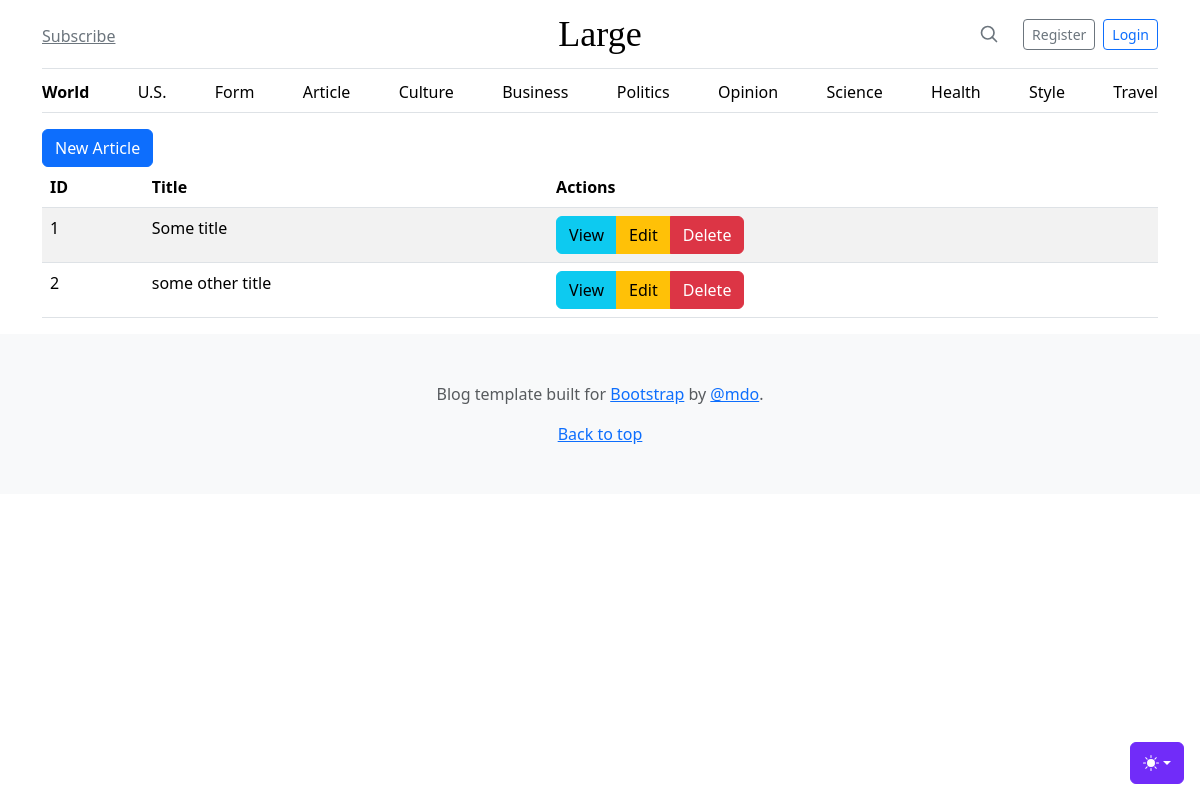
/articles, run on an earlier commit of the app's database.
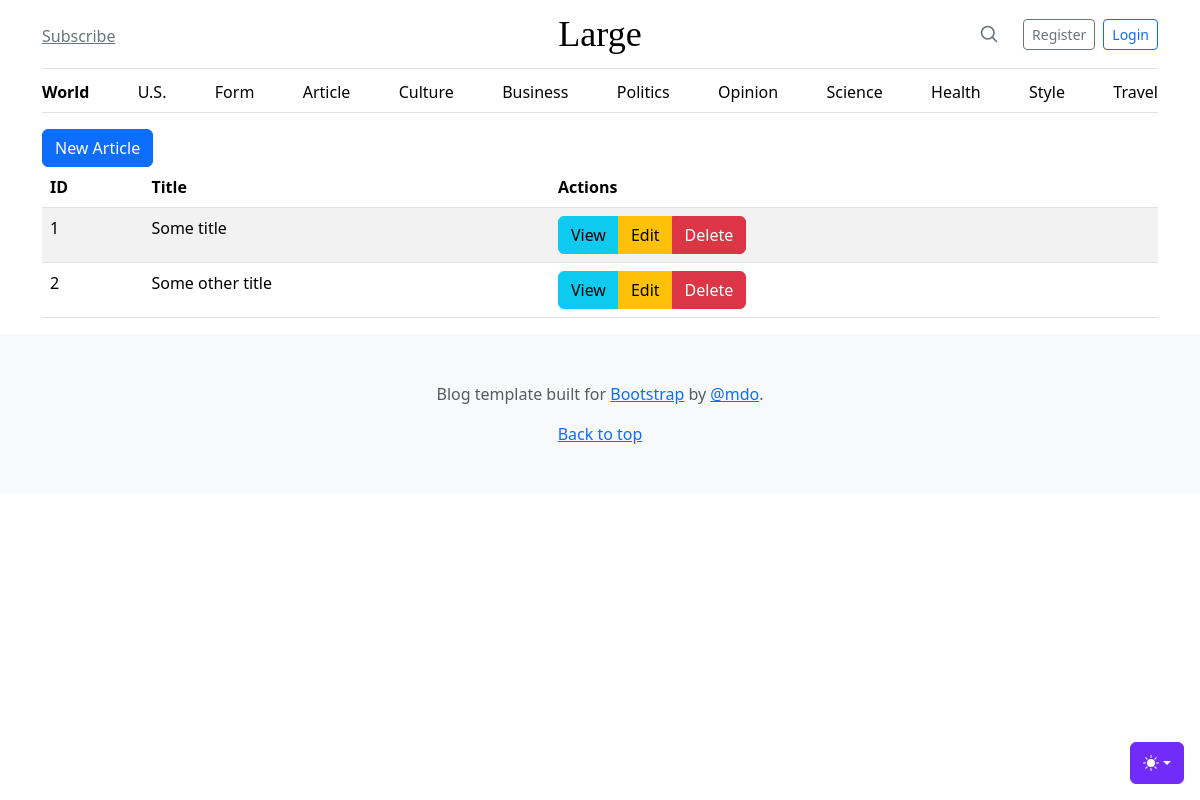
And on a later commit of the database.
### tables this page shows
CREATE TABLE articles
(
    id    integer
        constraint articles_pk
            primary key autoincrement,
    title text not null,
    body  text
);

### src/Router.php (called while the page is built, shortened)
<?php
class Router
{
    private static $routes = [];
    private $path;
    private $method;
    public function __construct($path, $method)
    {
        $this->path = parse_url($path, PHP_URL_PATH);
        $this->method = $method;
    }
    public function match()
    {
        foreach (self::$routes as $route) {
            if ($route['path'] === $this->path && $route['method'] === $this->method) {
                return $route;
            }
        }
        return false;
    }
    public static function addRoute($method, $path, $action)
    {
        self::$routes[] = ['method' => $method, 'path' => $path, 'action' => $action];
    }
}

### helpers.php (called while the page is built, shortened)
<?php
function view($viewName, $variables = [])
{
    extract($variables);
    include __DIR__ . "/views/$viewName.php";
}
function auth()
{
    return false;
}

### src/Controllers/ArticleController.php (called while the page is built, shortened)
<?php
class ArticleController
{
    public function index()
    {
        $articles = Article::all();
        view('articles/index', compact('articles'));
    }
}

### src/DB.php (called while the page is built, shortened)
<?php
class DB
{
    private $conn;
    public function __construct()
    {
        try {
            $this->conn = new PDO("sqlite:db.sqlite");
            $this->conn->setAttribute(PDO::ATTR_ERRMODE, PDO::ERRMODE_EXCEPTION);
        } catch (PDOException $e) {
            echo "Connection failed: " . $e->getMessage();
        }
    }
    public function all($table, $class)
    {
        $stmt = $this->conn->prepare("SELECT * FROM $table");
        $stmt->execute();
        $stmt->setFetchMode(PDO::FETCH_CLASS, $class);
        return $stmt->fetchAll();
    }
}

### src/Models/Model.php (called while the page is built, shortened)
<?php
abstract class Model
{
    public static $table;
    public static function all()
    {
        $db = new DB();
        return $db->all(static::$table, static::class);
    }
}

### views/articles/index.php (the view)
<?php include __DIR__ . '/../partials/header.php'; ?>
<main class="container">
    <a href="/articles/create" class="btn btn-primary">New Article</a>
    <table class="table table-striped table-hover">
        <thead>
            <th>ID</th>
            <th>Title</th>
            <th>Actions</th>
        </thead>
        <tbody>
            <?php foreach ($articles as $article): ?>
                <tr>
                    <td><?= $article->id ?></td>
                    <td><?= $article->title ?></td>
                    <td>
                        <div class="btn-group">
                            <a href="/articles/view?id=<?= $article->id ?>" class="btn btn-info">View</a>
                            <a href="/articles/edit?id=<?= $article->id ?>" class="btn btn-warning">Edit</a>
                            <a href="/articles/delete?id=<?= $article->id ?>" class="btn btn-danger">Delete</a>
                        </div>
                    </td>
                </tr>
            <?php endforeach; ?>
        </tbody>
    </table>
</main>
<?php include __DIR__ . '/../partials/footer.php'; ?>

### public/index.php (shortened to what this page needs)
<?php
require __DIR__ . '/../helpers.php';
spl_autoload_register(function ($class) {
    $class = substr($class, 4);
    $class = str_replace('\\', '/', $class);
});
$router = new App\Router($_SERVER['REQUEST_URI'], $_SERVER['REQUEST_METHOD']);
$match = $router->match();
if ($match) {
    if (is_callable($match['action'])) {
        call_user_func($match['action']);
    } else if (is_array($match['action'])) {
        $controller = new $className();
        $method = $match['action'][1];
        $controller->$method();
    }
} else {
    echo '404';
}

### views/partials/header.php (shortened to what this page needs)
<!doctype html>
<html lang="en" data-bs-theme="auto">
<head>
  <link href="/assets/dist/css/bootstrap.min.css" rel="stylesheet" />
  <link href="/blog.css" rel="stylesheet" />
</head>
<body>
  <?php include __DIR__ . '/theme-toggle.php' ?>
  <?php include __DIR__ . '/nav.php' ?>

### views/partials/theme-toggle.php (shortened to what this page needs)
<div class="dropdown position-fixed bottom-0 end-0 mb-3 me-3 bd-mode-toggle">
  <button class="btn btn-bd-primary py-2 dropdown-toggle d-flex align-items-center" id="bd-theme" type="button"
    aria-expanded="false" data-bs-toggle="dropdown" aria-label="Toggle theme (auto)">
    <svg class="bi my-1 theme-icon-active" aria-hidden="true">
      <use href="#circle-half"></use>
    </svg>
  </button>
</div>

### views/partials/nav.php (shortened to what this page needs)
<div class="container">
    <header class="border-bottom lh-1 py-3">
        <div class="row flex-nowrap justify-content-between align-items-center">
            <div class="col-4 pt-1">
                <a class="link-secondary" href="#">Subscribe</a>
            </div>
            <div class="col-4 text-center">
                <a class="blog-header-logo text-body-emphasis text-decoration-none" href="#">Large</a>
            </div>
            <div class="col-4 gap-2 d-flex justify-content-end align-items-center">
                <a class="link-secondary" href="#" aria-label="Search">
                    <svg xmlns="http://www.w3.org/2000/svg" width="20" height="20" fill="none" stroke="currentColor"
                        stroke-linecap="round" stroke-linejoin="round" stroke-width="2" class="mx-3" role="img"
                        viewBox="0 0 24 24">
                        <title>Search</title>
                        <circle cx="10.5" cy="10.5" r="7.5"></circle>
                        <path d="M21 21l-5.2-5.2"></path>
                    </svg>
                </a>
                <?php if (auth()): ?>
                    <?= auth()->email ?>
                    <a class="btn btn-sm btn-outline-primary" href="/logout">Logout</a>
                <?php else: ?>
                    <a class="btn btn-sm btn-outline-secondary" href="/register">Register</a>
                    <a class="btn btn-sm btn-outline-primary" href="/login">Login</a>
                <?php endif ?>
            </div>
        </div>
    </header>
    <div class="nav-scroller py-1 mb-3 border-bottom">
        <nav class="nav nav-underline justify-content-between">
            <a class="nav-item nav-link link-body-emphasis active" href="/">World</a>
            <a class="nav-item nav-link link-body-emphasis" href="/us">U.S.</a>
            <a class="nav-item nav-link link-body-emphasis" href="/form">Form</a>
            <a class="nav-item nav-link link-body-emphasis" href="/articles">Article</a>
            <a class="nav-item nav-link link-body-emphasis" href="#">Culture</a>
            <a class="nav-item nav-link link-body-emphasis" href="#">Business</a>
            <a class="nav-item nav-link link-body-emphasis" href="#">Politics</a>
            <a class="nav-item nav-link link-body-emphasis" href="#">Opinion</a>
            <a class="nav-item nav-link link-body-emphasis" href="#">Science</a>
            <a class="nav-item nav-link link-body-emphasis" href="#">Health</a>
            <a class="nav-item nav-link link-body-emphasis" href="#">Style</a>
            <a class="nav-item nav-link link-body-emphasis" href="#">Travel</a>
        </nav>
    </div>
</div>

### views/partials/footer.php (shortened to what this page needs)
<footer class="py-5 text-center text-body-secondary bg-body-tertiary">
  <p>
    Blog template built for
    <a href="https://getbootstrap.com/">Bootstrap</a> by
    <a href="https://x.com/mdo">@mdo</a>.
  </p>
  <p class="mb-0"><a href="#">Back to top</a></p>
</footer>
</body>
</html>

### public/blog.css (style rules this page uses)
.blog-header-logo { font-family: "Playfair Display", Georgia, "Times New Roman", serif; font-size: 2.25rem; }

### views/partials/header.php (style rules this page uses)
.bi { vertical-align: -0.125em; fill: currentColor; }
.nav-scroller { position: relative; z-index: 2; height: 2.75rem; overflow-y: hidden; }
.nav-scroller .nav { display: flex; flex-wrap: nowrap; padding-bottom: 1rem; margin-top: -1px; overflow-x: auto; text-align: center; white-space: nowrap; -webkit-overflow-scrolling: touch; }
.btn-bd-primary { --bd-violet-bg: #712cf9; --bd-violet-rgb: 112.520718, 44.062154, 249.437846; --bs-btn-font-weight: 600; --bs-btn-color: var(--bs-white); --bs-btn-bg: var(--bd-violet-bg); --bs-btn-border-color: var(--bd-violet-bg); --bs-btn-hover-color: var(--bs-white); --bs-btn-hover-bg: #6528e0; --bs-btn-hover-border-color: #6528e0; --bs-btn-focus-shadow-rgb: var(--bd-violet-rgb); --bs-btn-active-color: var(--bs-btn-hover-color); --bs-btn-active-bg: #5a23c8; --bs-btn-active-border-color: #5a23c8; }
.bd-mode-toggle { z-index: 1500; }
.bd-mode-toggle .bi { width: 1em; height: 1em; }

What changed in the data, as far as the page shows it:
changed articles id 2: title "some other title" → "Some other title"
